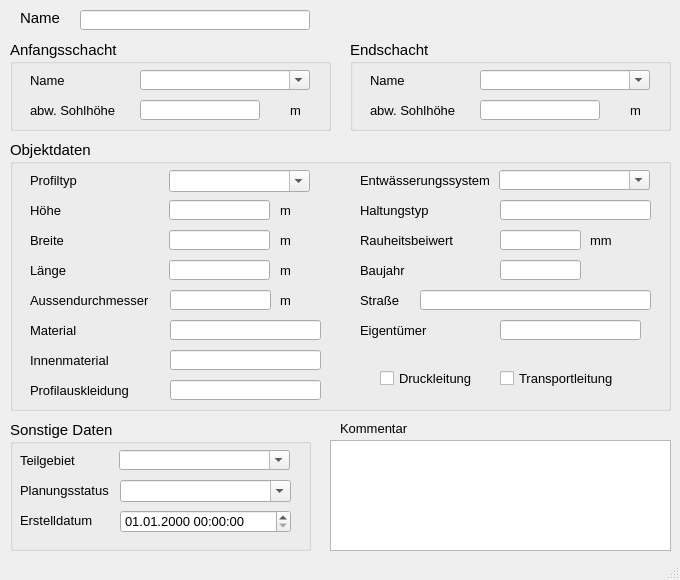
<?xml version="1.0" encoding="UTF-8"?>
<ui version="4.0">
 <class>MainWindow</class>
 <widget class="QMainWindow" name="MainWindow">
  <property name="geometry">
   <rect>
    <x>0</x>
    <y>0</y>
    <width>680</width>
    <height>580</height>
   </rect>
  </property>
  <property name="minimumSize">
   <size>
    <width>680</width>
    <height>580</height>
   </size>
  </property>
  <property name="font">
   <font>
    <family>Tahoma</family>
    <pointsize>10</pointsize>
   </font>
  </property>
  <property name="windowTitle">
   <string>Pumpe</string>
  </property>
  <widget class="QWidget" name="centralwidget">
   <widget class="QGroupBox" name="groupBox_3">
    <property name="geometry">
     <rect>
      <x>10</x>
      <y>420</y>
      <width>301</width>
      <height>131</height>
     </rect>
    </property>
    <property name="font">
     <font>
      <family>Tahoma</family>
      <pointsize>11</pointsize>
     </font>
    </property>
    <property name="title">
     <string>Sonstige Daten</string>
    </property>
    <widget class="QComboBox" name="teilgebiet">
     <property name="geometry">
      <rect>
       <x>109</x>
       <y>30</y>
       <width>171</width>
       <height>20</height>
      </rect>
     </property>
     <property name="font">
      <font>
       <family>Tahoma</family>
       <pointsize>10</pointsize>
      </font>
     </property>
     <property name="toolTip">
      <string>&lt;html&gt;&lt;head/&gt;&lt;body&gt;&lt;p&gt;zur Zuordnung auf ein selbstständig festgelegtes Teilgebiet&lt;/p&gt;&lt;/body&gt;&lt;/html&gt;</string>
     </property>
     <property name="statusTip">
      <string>zur Zuordnung auf ein selbstständig festgelegtes Teilgebiet</string>
     </property>
     <property name="editable">
      <bool>true</bool>
     </property>
    </widget>
    <widget class="QLabel" name="label_11">
     <property name="geometry">
      <rect>
       <x>10</x>
       <y>30</y>
       <width>71</width>
       <height>20</height>
      </rect>
     </property>
     <property name="font">
      <font>
       <family>Tahoma</family>
       <pointsize>10</pointsize>
      </font>
     </property>
     <property name="text">
      <string>Teilgebiet</string>
     </property>
     <property name="buddy">
      <cstring>simstatus</cstring>
     </property>
    </widget>
    <widget class="QComboBox" name="simstatus">
     <property name="geometry">
      <rect>
       <x>110</x>
       <y>60</y>
       <width>171</width>
       <height>22</height>
      </rect>
     </property>
     <property name="font">
      <font>
       <family>Tahoma</family>
       <pointsize>10</pointsize>
      </font>
     </property>
     <property name="toolTip">
      <string>&lt;html&gt;&lt;head/&gt;&lt;body&gt;&lt;p&gt;&lt;span style=&quot; font-family:'Calibri','sans-serif';&quot;&gt;aktueller Status (z.B. vorhanden, in Planung etc.)&lt;/span&gt;&lt;/p&gt;&lt;/body&gt;&lt;/html&gt;</string>
     </property>
     <property name="statusTip">
      <string>aktueller Status (z.B. vorhanden, in Planung etc.)</string>
     </property>
     <property name="editable">
      <bool>true</bool>
     </property>
    </widget>
    <widget class="QgsDateTimeEdit" name="createdat">
     <property name="geometry">
      <rect>
       <x>110</x>
       <y>90</y>
       <width>171</width>
       <height>23</height>
      </rect>
     </property>
     <property name="font">
      <font>
       <family>Tahoma</family>
       <pointsize>10</pointsize>
      </font>
     </property>
     <property name="currentSection">
      <enum>QDateTimeEdit::DaySection</enum>
     </property>
     <property name="displayFormat">
      <string>dd.MM.yyyy HH:mm:ss</string>
     </property>
    </widget>
    <widget class="QLabel" name="label_10">
     <property name="geometry">
      <rect>
       <x>10</x>
       <y>60</y>
       <width>111</width>
       <height>21</height>
      </rect>
     </property>
     <property name="font">
      <font>
       <family>Tahoma</family>
       <pointsize>10</pointsize>
      </font>
     </property>
     <property name="text">
      <string>Planungsstatus</string>
     </property>
     <property name="buddy">
      <cstring>simstatus</cstring>
     </property>
    </widget>
    <widget class="QLabel" name="label_71">
     <property name="geometry">
      <rect>
       <x>10</x>
       <y>90</y>
       <width>151</width>
       <height>21</height>
      </rect>
     </property>
     <property name="font">
      <font>
       <family>Tahoma</family>
       <pointsize>10</pointsize>
      </font>
     </property>
     <property name="text">
      <string>Erstelldatum</string>
     </property>
    </widget>
   </widget>
   <widget class="QTextEdit" name="kommentar">
    <property name="geometry">
     <rect>
      <x>330</x>
      <y>440</y>
      <width>341</width>
      <height>111</height>
     </rect>
    </property>
    <property name="font">
     <font>
      <family>Tahoma</family>
      <pointsize>10</pointsize>
     </font>
    </property>
    <property name="toolTip">
     <string>&lt;html&gt;&lt;head/&gt;&lt;body&gt;&lt;p&gt;&lt;span style=&quot; font-family:'Calibri','sans-serif';&quot;&gt;Platz für eigene Kommentare.&lt;/span&gt;&lt;/p&gt;&lt;/body&gt;&lt;/html&gt;</string>
    </property>
    <property name="statusTip">
     <string>Platz für eigene Kommentare.</string>
    </property>
   </widget>
   <widget class="QLabel" name="label">
    <property name="geometry">
     <rect>
      <x>20</x>
      <y>10</y>
      <width>60</width>
      <height>16</height>
     </rect>
    </property>
    <property name="font">
     <font>
      <family>Tahoma</family>
      <pointsize>11</pointsize>
     </font>
    </property>
    <property name="text">
     <string>Name</string>
    </property>
   </widget>
   <widget class="QGroupBox" name="groupBox_2">
    <property name="geometry">
     <rect>
      <x>10</x>
      <y>140</y>
      <width>661</width>
      <height>271</height>
     </rect>
    </property>
    <property name="font">
     <font>
      <family>Tahoma</family>
      <pointsize>11</pointsize>
     </font>
    </property>
    <property name="title">
     <string>Objektdaten</string>
    </property>
    <widget class="QLineEdit" name="aussendurchmesser">
     <property name="geometry">
      <rect>
       <x>160</x>
       <y>150</y>
       <width>101</width>
       <height>20</height>
      </rect>
     </property>
     <property name="toolTip">
      <string>&lt;html&gt;&lt;head/&gt;&lt;body&gt;&lt;p&gt;Aussendurchmesser&lt;/p&gt;&lt;/body&gt;&lt;/html&gt;</string>
     </property>
     <property name="statusTip">
      <string>Aussendurchmesser</string>
     </property>
    </widget>
    <widget class="QLabel" name="label_12">
     <property name="geometry">
      <rect>
       <x>20</x>
       <y>150</y>
       <width>121</width>
       <height>21</height>
      </rect>
     </property>
     <property name="font">
      <font>
       <family>Tahoma</family>
       <pointsize>10</pointsize>
      </font>
     </property>
     <property name="text">
      <string>Aussendurchmesser</string>
     </property>
    </widget>
    <widget class="QLineEdit" name="eigentum">
     <property name="geometry">
      <rect>
       <x>490</x>
       <y>180</y>
       <width>141</width>
       <height>20</height>
      </rect>
     </property>
     <property name="toolTip">
      <string>&lt;html&gt;&lt;head/&gt;&lt;body&gt;&lt;p&gt;Eigentürmer&lt;/p&gt;&lt;/body&gt;&lt;/html&gt;</string>
     </property>
     <property name="statusTip">
      <string>Eigentürmer</string>
     </property>
    </widget>
    <widget class="QLabel" name="label_25">
     <property name="geometry">
      <rect>
       <x>20</x>
       <y>210</y>
       <width>101</width>
       <height>21</height>
      </rect>
     </property>
     <property name="font">
      <font>
       <family>Tahoma</family>
       <pointsize>10</pointsize>
      </font>
     </property>
     <property name="text">
      <string>Innenmaterial</string>
     </property>
    </widget>
    <widget class="QComboBox" name="profilnam">
     <property name="geometry">
      <rect>
       <x>159</x>
       <y>30</y>
       <width>141</width>
       <height>22</height>
      </rect>
     </property>
     <property name="font">
      <font>
       <family>Tahoma</family>
       <pointsize>10</pointsize>
      </font>
     </property>
     <property name="toolTip">
      <string>&lt;html&gt;&lt;head/&gt;&lt;body&gt;&lt;p&gt;Profiltyp für das Rohr&lt;/p&gt;&lt;/body&gt;&lt;/html&gt;</string>
     </property>
     <property name="statusTip">
      <string>Profiltyp für das Rohr</string>
     </property>
     <property name="editable">
      <bool>true</bool>
     </property>
    </widget>
    <widget class="QLabel" name="label_19">
     <property name="geometry">
      <rect>
       <x>350</x>
       <y>180</y>
       <width>90</width>
       <height>21</height>
      </rect>
     </property>
     <property name="font">
      <font>
       <family>Tahoma</family>
       <pointsize>10</pointsize>
      </font>
     </property>
     <property name="text">
      <string>Eigentümer</string>
     </property>
    </widget>
    <widget class="QLineEdit" name="laenge">
     <property name="geometry">
      <rect>
       <x>159</x>
       <y>120</y>
       <width>101</width>
       <height>20</height>
      </rect>
     </property>
     <property name="font">
      <font>
       <family>Tahoma</family>
       <pointsize>10</pointsize>
      </font>
     </property>
     <property name="toolTip">
      <string>&lt;html&gt;&lt;head/&gt;&lt;body&gt;&lt;p&gt;&lt;span style=&quot; font-size:10pt;&quot;&gt;Länge&lt;/span&gt;&lt;/p&gt;&lt;p&gt;&lt;br/&gt;&lt;/p&gt;&lt;/body&gt;&lt;/html&gt;</string>
     </property>
     <property name="statusTip">
      <string>Länge</string>
     </property>
    </widget>
    <widget class="QLineEdit" name="ks">
     <property name="geometry">
      <rect>
       <x>490</x>
       <y>90</y>
       <width>81</width>
       <height>20</height>
      </rect>
     </property>
     <property name="font">
      <font>
       <family>Tahoma</family>
       <pointsize>10</pointsize>
      </font>
     </property>
     <property name="toolTip">
      <string>&lt;html&gt;&lt;head/&gt;&lt;body&gt;&lt;p&gt;Absolute Rauheit gemäß Prandtl-Colebrook&lt;/p&gt;&lt;/body&gt;&lt;/html&gt;</string>
     </property>
     <property name="statusTip">
      <string>Absolute Rauheit gemäß Prandtl-Colebrook</string>
     </property>
    </widget>
    <widget class="QLabel" name="label_6">
     <property name="geometry">
      <rect>
       <x>20</x>
       <y>60</y>
       <width>101</width>
       <height>21</height>
      </rect>
     </property>
     <property name="font">
      <font>
       <family>Tahoma</family>
       <pointsize>10</pointsize>
      </font>
     </property>
     <property name="text">
      <string>Höhe</string>
     </property>
    </widget>
    <widget class="QLineEdit" name="material">
     <property name="geometry">
      <rect>
       <x>160</x>
       <y>180</y>
       <width>151</width>
       <height>20</height>
      </rect>
     </property>
     <property name="toolTip">
      <string>&lt;html&gt;&lt;head/&gt;&lt;body&gt;&lt;p&gt;Material des Schachtes (z.B. Beton, Gussstahl etc.)&lt;/p&gt;&lt;/body&gt;&lt;/html&gt;</string>
     </property>
     <property name="statusTip">
      <string>Material des Schachtes (z.B. Beton, Gussstahl etc.)</string>
     </property>
    </widget>
    <widget class="QLineEdit" name="hoehe">
     <property name="geometry">
      <rect>
       <x>159</x>
       <y>60</y>
       <width>101</width>
       <height>20</height>
      </rect>
     </property>
     <property name="font">
      <font>
       <family>Tahoma</family>
       <pointsize>10</pointsize>
      </font>
     </property>
     <property name="toolTip">
      <string>&lt;html&gt;&lt;head/&gt;&lt;body&gt;&lt;p&gt;Höhe&lt;/p&gt;&lt;/body&gt;&lt;/html&gt;</string>
     </property>
     <property name="statusTip">
      <string>Höhe</string>
     </property>
    </widget>
    <widget class="QLabel" name="label_62">
     <property name="geometry">
      <rect>
       <x>350</x>
       <y>90</y>
       <width>101</width>
       <height>21</height>
      </rect>
     </property>
     <property name="font">
      <font>
       <family>Tahoma</family>
       <pointsize>10</pointsize>
      </font>
     </property>
     <property name="text">
      <string>Rauheitsbeiwert</string>
     </property>
    </widget>
    <widget class="QLineEdit" name="innenmaterial">
     <property name="geometry">
      <rect>
       <x>160</x>
       <y>210</y>
       <width>151</width>
       <height>20</height>
      </rect>
     </property>
     <property name="toolTip">
      <string>&lt;html&gt;&lt;head/&gt;&lt;body&gt;&lt;p&gt;Innenmaterial&lt;/p&gt;&lt;/body&gt;&lt;/html&gt;</string>
     </property>
     <property name="statusTip">
      <string>Innenmaterial</string>
     </property>
    </widget>
    <widget class="QLineEdit" name="profilauskleidung">
     <property name="geometry">
      <rect>
       <x>160</x>
       <y>240</y>
       <width>151</width>
       <height>20</height>
      </rect>
     </property>
     <property name="toolTip">
      <string>&lt;html&gt;&lt;head/&gt;&lt;body&gt;&lt;p&gt;Profilauskleidung&lt;/p&gt;&lt;/body&gt;&lt;/html&gt;</string>
     </property>
     <property name="statusTip">
      <string>Profilauskleidung</string>
     </property>
    </widget>
    <widget class="QLabel" name="label_51">
     <property name="geometry">
      <rect>
       <x>350</x>
       <y>30</y>
       <width>151</width>
       <height>21</height>
      </rect>
     </property>
     <property name="font">
      <font>
       <family>Tahoma</family>
       <pointsize>10</pointsize>
      </font>
     </property>
     <property name="text">
      <string>Entwässerungssystem</string>
     </property>
    </widget>
    <widget class="QComboBox" name="entwart">
     <property name="geometry">
      <rect>
       <x>489</x>
       <y>30</y>
       <width>151</width>
       <height>20</height>
      </rect>
     </property>
     <property name="font">
      <font>
       <family>Tahoma</family>
       <pointsize>10</pointsize>
      </font>
     </property>
     <property name="toolTip">
      <string>&lt;html&gt;&lt;head/&gt;&lt;body&gt;&lt;p&gt;vorh. Entwässerungssystem (z.B. Mischwasser, Regenwasser etc.)&lt;/p&gt;&lt;/body&gt;&lt;/html&gt;</string>
     </property>
     <property name="statusTip">
      <string>vorh. Entwässerungssystem (z.B. Mischwasser, Regenwasser etc.)</string>
     </property>
     <property name="editable">
      <bool>true</bool>
     </property>
    </widget>
    <widget class="QLabel" name="label_27">
     <property name="geometry">
      <rect>
       <x>270</x>
       <y>150</y>
       <width>31</width>
       <height>21</height>
      </rect>
     </property>
     <property name="font">
      <font>
       <family>Tahoma</family>
       <pointsize>10</pointsize>
      </font>
     </property>
     <property name="text">
      <string>m</string>
     </property>
    </widget>
    <widget class="QCheckBox" name="transport">
     <property name="geometry">
      <rect>
       <x>490</x>
       <y>230</y>
       <width>151</width>
       <height>17</height>
      </rect>
     </property>
     <property name="font">
      <font>
       <family>Tahoma</family>
       <pointsize>10</pointsize>
      </font>
     </property>
     <property name="toolTip">
      <string>&lt;html&gt;&lt;head/&gt;&lt;body&gt;&lt;p&gt;Transportkanal ohne Regen- und Schmutzwasseranschlüsse&lt;/p&gt;&lt;/body&gt;&lt;/html&gt;</string>
     </property>
     <property name="statusTip">
      <string>Transportkanal ohne Regen- und Schmutzwasseranschlüsse</string>
     </property>
     <property name="whatsThis">
      <string>&lt;html&gt;&lt;head/&gt;&lt;body&gt;&lt;p&gt;Transportkanal ohne Regen- und Schmutzwasseranschlüsse&lt;/p&gt;&lt;/body&gt;&lt;/html&gt;</string>
     </property>
     <property name="layoutDirection">
      <enum>Qt::LeftToRight</enum>
     </property>
     <property name="text">
      <string>Transportleitung</string>
     </property>
    </widget>
    <widget class="QLabel" name="label_23">
     <property name="geometry">
      <rect>
       <x>20</x>
       <y>180</y>
       <width>101</width>
       <height>21</height>
      </rect>
     </property>
     <property name="font">
      <font>
       <family>Tahoma</family>
       <pointsize>10</pointsize>
      </font>
     </property>
     <property name="text">
      <string>Material</string>
     </property>
    </widget>
    <widget class="QLabel" name="label_16">
     <property name="geometry">
      <rect>
       <x>270</x>
       <y>60</y>
       <width>31</width>
       <height>21</height>
      </rect>
     </property>
     <property name="font">
      <font>
       <family>Tahoma</family>
       <pointsize>10</pointsize>
      </font>
     </property>
     <property name="text">
      <string>m </string>
     </property>
    </widget>
    <widget class="QLabel" name="label_72">
     <property name="geometry">
      <rect>
       <x>580</x>
       <y>90</y>
       <width>46</width>
       <height>21</height>
      </rect>
     </property>
     <property name="font">
      <font>
       <family>Tahoma</family>
       <pointsize>10</pointsize>
      </font>
     </property>
     <property name="text">
      <string>mm</string>
     </property>
    </widget>
    <widget class="QLabel" name="label_54">
     <property name="geometry">
      <rect>
       <x>20</x>
       <y>30</y>
       <width>91</width>
       <height>21</height>
      </rect>
     </property>
     <property name="font">
      <font>
       <family>Tahoma</family>
       <pointsize>10</pointsize>
      </font>
     </property>
     <property name="text">
      <string>Profiltyp</string>
     </property>
    </widget>
    <widget class="QLabel" name="label_7">
     <property name="geometry">
      <rect>
       <x>20</x>
       <y>90</y>
       <width>101</width>
       <height>21</height>
      </rect>
     </property>
     <property name="font">
      <font>
       <family>Tahoma</family>
       <pointsize>10</pointsize>
      </font>
     </property>
     <property name="text">
      <string>Breite</string>
     </property>
    </widget>
    <widget class="QLabel" name="label_20">
     <property name="geometry">
      <rect>
       <x>270</x>
       <y>90</y>
       <width>31</width>
       <height>21</height>
      </rect>
     </property>
     <property name="font">
      <font>
       <family>Tahoma</family>
       <pointsize>10</pointsize>
      </font>
     </property>
     <property name="text">
      <string>m </string>
     </property>
    </widget>
    <widget class="QLabel" name="label_21">
     <property name="geometry">
      <rect>
       <x>270</x>
       <y>120</y>
       <width>30</width>
       <height>20</height>
      </rect>
     </property>
     <property name="font">
      <font>
       <family>Tahoma</family>
       <pointsize>10</pointsize>
      </font>
     </property>
     <property name="text">
      <string>m </string>
     </property>
    </widget>
    <widget class="QLineEdit" name="baujahr">
     <property name="geometry">
      <rect>
       <x>490</x>
       <y>120</y>
       <width>81</width>
       <height>20</height>
      </rect>
     </property>
     <property name="toolTip">
      <string>&lt;html&gt;&lt;head/&gt;&lt;body&gt;&lt;p&gt;Baujahr&lt;/p&gt;&lt;/body&gt;&lt;/html&gt;</string>
     </property>
     <property name="statusTip">
      <string>Baujahr</string>
     </property>
    </widget>
    <widget class="QLabel" name="label_18">
     <property name="geometry">
      <rect>
       <x>350</x>
       <y>120</y>
       <width>101</width>
       <height>21</height>
      </rect>
     </property>
     <property name="font">
      <font>
       <family>Tahoma</family>
       <pointsize>10</pointsize>
      </font>
     </property>
     <property name="text">
      <string>Baujahr</string>
     </property>
    </widget>
    <widget class="QLineEdit" name="breite">
     <property name="geometry">
      <rect>
       <x>159</x>
       <y>90</y>
       <width>101</width>
       <height>20</height>
      </rect>
     </property>
     <property name="font">
      <font>
       <family>Tahoma</family>
       <pointsize>10</pointsize>
      </font>
     </property>
     <property name="toolTip">
      <string>&lt;html&gt;&lt;head/&gt;&lt;body&gt;&lt;p&gt;Breite&lt;/p&gt;&lt;/body&gt;&lt;/html&gt;</string>
     </property>
     <property name="statusTip">
      <string>Breite</string>
     </property>
    </widget>
    <widget class="QLabel" name="label_13">
     <property name="geometry">
      <rect>
       <x>350</x>
       <y>60</y>
       <width>101</width>
       <height>21</height>
      </rect>
     </property>
     <property name="font">
      <font>
       <family>Tahoma</family>
       <pointsize>10</pointsize>
      </font>
     </property>
     <property name="text">
      <string>Haltungstyp</string>
     </property>
    </widget>
    <widget class="QLabel" name="label_17">
     <property name="geometry">
      <rect>
       <x>20</x>
       <y>120</y>
       <width>151</width>
       <height>21</height>
      </rect>
     </property>
     <property name="font">
      <font>
       <family>Tahoma</family>
       <pointsize>10</pointsize>
      </font>
     </property>
     <property name="text">
      <string>Länge</string>
     </property>
    </widget>
    <widget class="QLineEdit" name="haltungstyp">
     <property name="geometry">
      <rect>
       <x>490</x>
       <y>60</y>
       <width>151</width>
       <height>20</height>
      </rect>
     </property>
    </widget>
    <widget class="QCheckBox" name="druckdicht">
     <property name="geometry">
      <rect>
       <x>370</x>
       <y>230</y>
       <width>101</width>
       <height>17</height>
      </rect>
     </property>
     <property name="font">
      <font>
       <family>Tahoma</family>
       <pointsize>10</pointsize>
      </font>
     </property>
     <property name="toolTip">
      <string>&lt;html&gt;&lt;head/&gt;&lt;body&gt;&lt;p&gt;Druckleitung&lt;/p&gt;&lt;/body&gt;&lt;/html&gt;</string>
     </property>
     <property name="statusTip">
      <string>Druckleitung</string>
     </property>
     <property name="layoutDirection">
      <enum>Qt::LeftToRight</enum>
     </property>
     <property name="text">
      <string>Druckleitung</string>
     </property>
    </widget>
    <widget class="QLabel" name="label_24">
     <property name="geometry">
      <rect>
       <x>20</x>
       <y>240</y>
       <width>101</width>
       <height>21</height>
      </rect>
     </property>
     <property name="font">
      <font>
       <family>Tahoma</family>
       <pointsize>10</pointsize>
      </font>
     </property>
     <property name="text">
      <string>Profilauskleidung</string>
     </property>
    </widget>
    <widget class="QLineEdit" name="strasse">
     <property name="geometry">
      <rect>
       <x>410</x>
       <y>150</y>
       <width>231</width>
       <height>20</height>
      </rect>
     </property>
     <property name="font">
      <font>
       <family>Tahoma</family>
       <pointsize>10</pointsize>
      </font>
     </property>
     <property name="toolTip">
      <string>&lt;html&gt;&lt;head/&gt;&lt;body&gt;&lt;p&gt;Straßenname&lt;/p&gt;&lt;/body&gt;&lt;/html&gt;</string>
     </property>
     <property name="statusTip">
      <string>Straßenname</string>
     </property>
    </widget>
    <widget class="QLabel" name="label_2">
     <property name="geometry">
      <rect>
       <x>350</x>
       <y>150</y>
       <width>65</width>
       <height>21</height>
      </rect>
     </property>
     <property name="font">
      <font>
       <family>Tahoma</family>
       <pointsize>10</pointsize>
      </font>
     </property>
     <property name="text">
      <string>Straße</string>
     </property>
    </widget>
   </widget>
   <widget class="QLineEdit" name="haltnam">
    <property name="geometry">
     <rect>
      <x>80</x>
      <y>10</y>
      <width>230</width>
      <height>20</height>
     </rect>
    </property>
    <property name="toolTip">
     <string>&lt;html&gt;&lt;head/&gt;&lt;body&gt;&lt;p&gt;Eindeutige Bezeichnung&lt;/p&gt;&lt;/body&gt;&lt;/html&gt;</string>
    </property>
    <property name="statusTip">
     <string>Eindeutige Bezeichnung</string>
    </property>
   </widget>
   <widget class="QLabel" name="label_22">
    <property name="geometry">
     <rect>
      <x>340</x>
      <y>420</y>
      <width>81</width>
      <height>16</height>
     </rect>
    </property>
    <property name="font">
     <font>
      <family>Tahoma</family>
      <pointsize>10</pointsize>
     </font>
    </property>
    <property name="text">
     <string>Kommentar</string>
    </property>
   </widget>
   <widget class="QGroupBox" name="groupBox_4">
    <property name="geometry">
     <rect>
      <x>350</x>
      <y>40</y>
      <width>321</width>
      <height>91</height>
     </rect>
    </property>
    <property name="font">
     <font>
      <family>Tahoma</family>
      <pointsize>11</pointsize>
     </font>
    </property>
    <property name="title">
     <string>Endschacht</string>
    </property>
    <widget class="QLineEdit" name="sohleunten">
     <property name="geometry">
      <rect>
       <x>130</x>
       <y>60</y>
       <width>120</width>
       <height>20</height>
      </rect>
     </property>
     <property name="font">
      <font>
       <family>Tahoma</family>
       <pointsize>10</pointsize>
      </font>
     </property>
     <property name="toolTip">
      <string>von Schachtsohle abweichende Sohlhöhe</string>
     </property>
     <property name="statusTip">
      <string>von Schachtsohle abweichende Sohlhöhe</string>
     </property>
    </widget>
    <widget class="QLabel" name="label_9">
     <property name="geometry">
      <rect>
       <x>20</x>
       <y>30</y>
       <width>71</width>
       <height>21</height>
      </rect>
     </property>
     <property name="font">
      <font>
       <family>Tahoma</family>
       <pointsize>10</pointsize>
      </font>
     </property>
     <property name="text">
      <string>Name</string>
     </property>
    </widget>
    <widget class="QLabel" name="label_8">
     <property name="geometry">
      <rect>
       <x>20</x>
       <y>60</y>
       <width>101</width>
       <height>21</height>
      </rect>
     </property>
     <property name="font">
      <font>
       <family>Tahoma</family>
       <pointsize>10</pointsize>
      </font>
     </property>
     <property name="text">
      <string>abw. Sohlhöhe</string>
     </property>
    </widget>
    <widget class="QLabel" name="label_15">
     <property name="geometry">
      <rect>
       <x>280</x>
       <y>60</y>
       <width>21</width>
       <height>21</height>
      </rect>
     </property>
     <property name="font">
      <font>
       <family>Tahoma</family>
       <pointsize>10</pointsize>
      </font>
     </property>
     <property name="text">
      <string>m</string>
     </property>
    </widget>
    <widget class="QComboBox" name="schunten">
     <property name="geometry">
      <rect>
       <x>130</x>
       <y>30</y>
       <width>170</width>
       <height>20</height>
      </rect>
     </property>
     <property name="font">
      <font>
       <family>Tahoma</family>
       <pointsize>10</pointsize>
      </font>
     </property>
     <property name="toolTip">
      <string>&lt;html&gt;&lt;head/&gt;&lt;body&gt;&lt;p&gt;&lt;span style=&quot; font-family:'Calibri','sans-serif';&quot;&gt;Name des unteren Schachts&lt;/span&gt;&lt;/p&gt;&lt;/body&gt;&lt;/html&gt;</string>
     </property>
     <property name="statusTip">
      <string>Name des unteren Schachts</string>
     </property>
     <property name="editable">
      <bool>true</bool>
     </property>
    </widget>
   </widget>
   <widget class="QGroupBox" name="groupBox">
    <property name="geometry">
     <rect>
      <x>10</x>
      <y>40</y>
      <width>321</width>
      <height>91</height>
     </rect>
    </property>
    <property name="font">
     <font>
      <family>Tahoma</family>
      <pointsize>11</pointsize>
     </font>
    </property>
    <property name="title">
     <string>Anfangsschacht</string>
    </property>
    <widget class="QLabel" name="label_3">
     <property name="geometry">
      <rect>
       <x>20</x>
       <y>30</y>
       <width>91</width>
       <height>21</height>
      </rect>
     </property>
     <property name="font">
      <font>
       <family>Tahoma</family>
       <pointsize>10</pointsize>
      </font>
     </property>
     <property name="text">
      <string>Name</string>
     </property>
    </widget>
    <widget class="QLabel" name="label_5">
     <property name="geometry">
      <rect>
       <x>20</x>
       <y>60</y>
       <width>91</width>
       <height>21</height>
      </rect>
     </property>
     <property name="font">
      <font>
       <family>Tahoma</family>
       <pointsize>10</pointsize>
      </font>
     </property>
     <property name="text">
      <string>abw. Sohlhöhe</string>
     </property>
    </widget>
    <widget class="QLabel" name="label_14">
     <property name="geometry">
      <rect>
       <x>280</x>
       <y>60</y>
       <width>21</width>
       <height>21</height>
      </rect>
     </property>
     <property name="font">
      <font>
       <family>Tahoma</family>
       <pointsize>10</pointsize>
      </font>
     </property>
     <property name="text">
      <string>m</string>
     </property>
    </widget>
    <widget class="QComboBox" name="schoben">
     <property name="geometry">
      <rect>
       <x>130</x>
       <y>30</y>
       <width>170</width>
       <height>20</height>
      </rect>
     </property>
     <property name="font">
      <font>
       <family>Tahoma</family>
       <pointsize>10</pointsize>
      </font>
     </property>
     <property name="toolTip">
      <string>&lt;html&gt;&lt;head/&gt;&lt;body&gt;&lt;p&gt;&lt;span style=&quot; font-family:'Calibri','sans-serif';&quot;&gt;Name des oberen Schachts&lt;/span&gt;&lt;/p&gt;&lt;/body&gt;&lt;/html&gt;</string>
     </property>
     <property name="statusTip">
      <string>Name des oberen Schachts</string>
     </property>
     <property name="editable">
      <bool>true</bool>
     </property>
    </widget>
    <widget class="QLineEdit" name="sohleoben">
     <property name="geometry">
      <rect>
       <x>130</x>
       <y>60</y>
       <width>120</width>
       <height>20</height>
      </rect>
     </property>
     <property name="font">
      <font>
       <family>Tahoma</family>
       <pointsize>10</pointsize>
      </font>
     </property>
     <property name="toolTip">
      <string>von Schachtsohle abweichende Sohlhöhe</string>
     </property>
     <property name="statusTip">
      <string>von Schachtsohle abweichende Sohlhöhe</string>
     </property>
    </widget>
   </widget>
  </widget>
  <widget class="QMenuBar" name="menubar">
   <property name="geometry">
    <rect>
     <x>0</x>
     <y>0</y>
     <width>680</width>
     <height>22</height>
    </rect>
   </property>
  </widget>
  <widget class="QStatusBar" name="statusbar"/>
 </widget>
 <customwidgets>
  <customwidget>
   <class>QgsDateTimeEdit</class>
   <extends>QDateTimeEdit</extends>
   <header>qgsdatetimeedit.h</header>
  </customwidget>
 </customwidgets>
 <resources/>
 <connections/>
</ui>
